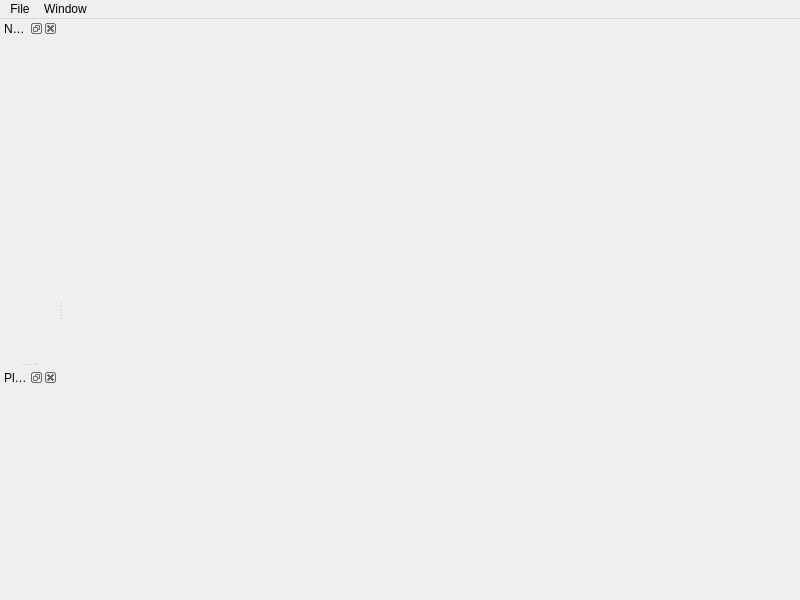
<?xml version="1.0" encoding="UTF-8"?>
<ui version="4.0">
 <class>MainWindow</class>
 <widget class="QMainWindow" name="MainWindow">
  <property name="geometry">
   <rect>
    <x>0</x>
    <y>0</y>
    <width>800</width>
    <height>600</height>
   </rect>
  </property>
  <property name="windowTitle">
   <string>Watch</string>
  </property>
  <widget class="QWidget" name="centralWidget"/>
  <widget class="QMenuBar" name="menuBar">
   <property name="geometry">
    <rect>
     <x>0</x>
     <y>0</y>
     <width>800</width>
     <height>22</height>
    </rect>
   </property>
   <widget class="QMenu" name="menuFile">
    <property name="title">
     <string>File</string>
    </property>
    <addaction name="actionOpen"/>
   </widget>
   <widget class="QMenu" name="menuWindow">
    <property name="title">
     <string>Window</string>
    </property>
    <addaction name="actionFullscreen"/>
    <addaction name="actionShow_Player"/>
    <addaction name="actionShow_Network"/>
   </widget>
   <addaction name="menuFile"/>
   <addaction name="menuWindow"/>
  </widget>
  <widget class="UncloseableDock" name="networkDock">
   <property name="windowTitle">
    <string>Network</string>
   </property>
   <attribute name="dockWidgetArea">
    <number>1</number>
   </attribute>
   <widget class="QWidget" name="networkDockContents">
    <layout class="QVBoxLayout" name="verticalLayout">
     <property name="topMargin">
      <number>0</number>
     </property>
     <property name="bottomMargin">
      <number>9</number>
     </property>
     <item>
      <widget class="NetworkDisplay" name="networkDisplay" native="true"/>
     </item>
    </layout>
   </widget>
  </widget>
  <widget class="UncloseableDock" name="playerDock">
   <property name="windowTitle">
    <string>Player</string>
   </property>
   <attribute name="dockWidgetArea">
    <number>1</number>
   </attribute>
   <widget class="QWidget" name="playerDockContents">
    <layout class="QVBoxLayout" name="verticalLayout_2">
     <property name="leftMargin">
      <number>0</number>
     </property>
     <property name="topMargin">
      <number>0</number>
     </property>
     <property name="rightMargin">
      <number>0</number>
     </property>
     <property name="bottomMargin">
      <number>0</number>
     </property>
     <item>
      <widget class="Player" name="player" native="true"/>
     </item>
    </layout>
   </widget>
  </widget>
  <action name="actionOpen">
   <property name="text">
    <string>Open...</string>
   </property>
  </action>
  <action name="actionFullscreen">
   <property name="text">
    <string>Fullscreen</string>
   </property>
   <property name="shortcut">
    <string>F11</string>
   </property>
  </action>
  <action name="actionShow_Player">
   <property name="checkable">
    <bool>true</bool>
   </property>
   <property name="text">
    <string>Show Player</string>
   </property>
  </action>
  <action name="actionShow_Network">
   <property name="checkable">
    <bool>true</bool>
   </property>
   <property name="text">
    <string>Show Network</string>
   </property>
  </action>
 </widget>
 <customwidgets>
  <customwidget>
   <class>Player</class>
   <extends>QWidget</extends>
   <header>HMI/player.h</header>
   <container>1</container>
  </customwidget>
  <customwidget>
   <class>NetworkDisplay</class>
   <extends>QWidget</extends>
   <header>HMI/networkdisplay.h</header>
   <container>1</container>
  </customwidget>
  <customwidget>
   <class>UncloseableDock</class>
   <extends>QDockWidget</extends>
   <header>HMI/Helpers/uncloseabledock.h</header>
   <container>1</container>
  </customwidget>
 </customwidgets>
 <resources/>
 <connections/>
</ui>
